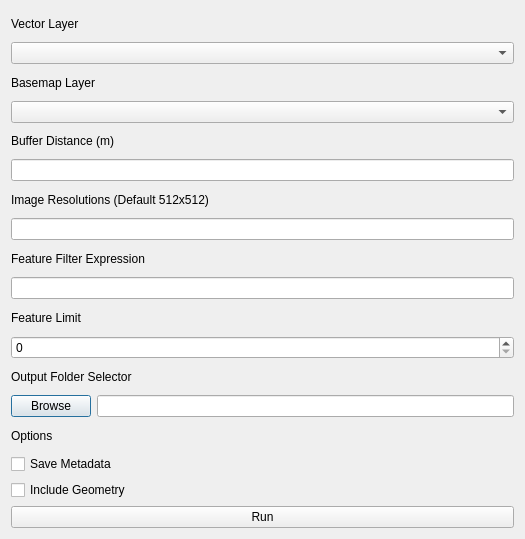
<?xml version="1.0" encoding="UTF-8"?>
<ui version="4.0">
 <class>ScreenshotToolDialogBase</class>
 <widget class="QDialog" name="ScreenshotToolDialogBase">
  <property name="geometry">
   <rect>
    <x>0</x>
    <y>0</y>
    <width>525</width>
    <height>539</height>
   </rect>
  </property>
  <property name="windowTitle">
   <string>Screenshot Tool</string>
  </property>
  <layout class="QVBoxLayout" name="verticalLayout_3">
   <item>
    <widget class="QLabel" name="label">
     <property name="text">
      <string>Vector Layer</string>
     </property>
    </widget>
   </item>
   <item>
    <widget class="QComboBox" name="layerComboBox"/>
   </item>
   <item>
    <widget class="QLabel" name="label_2">
     <property name="text">
      <string>Basemap Layer</string>
     </property>
    </widget>
   </item>
   <item>
    <widget class="QComboBox" name="basemapComboBox"/>
   </item>
   <item>
    <widget class="QLabel" name="label_3">
     <property name="text">
      <string>Buffer Distance (m)</string>
     </property>
    </widget>
   </item>
   <item>
    <widget class="QLineEdit" name="bufferDistanceEdit"/>
   </item>
   <item>
    <widget class="QLabel" name="label_9">
     <property name="text">
      <string>Image Resolutions (Default 512x512)</string>
     </property>
    </widget>
   </item>
   <item>
    <widget class="QLineEdit" name="imageResolutionsEdit"/>
   </item>
   <item>
    <widget class="QLabel" name="label_4">
     <property name="text">
      <string>Feature Filter Expression</string>
     </property>
    </widget>
   </item>
   <item>
    <widget class="QLineEdit" name="filterLineEdit"/>
   </item>
   <item>
    <widget class="QLabel" name="label_5">
     <property name="text">
      <string>Feature Limit</string>
     </property>
    </widget>
   </item>
   <item>
    <widget class="QSpinBox" name="limitSpinBox"/>
   </item>
   <item>
    <widget class="QLabel" name="label_6">
     <property name="text">
      <string>Output Folder Selector</string>
     </property>
    </widget>
   </item>
   <item>
    <layout class="QHBoxLayout" name="horizontalLayout">
     <item>
      <widget class="QPushButton" name="browseButton">
       <property name="text">
        <string>Browse</string>
       </property>
      </widget>
     </item>
     <item>
      <widget class="QLineEdit" name="outputLineEdit"/>
     </item>
    </layout>
   </item>
   <item>
    <widget class="QLabel" name="label_7">
     <property name="text">
      <string>Options</string>
     </property>
    </widget>
   </item>
   <item>
    <widget class="QCheckBox" name="metadataCheckBox">
     <property name="text">
      <string>Save Metadata</string>
     </property>
    </widget>
   </item>
   <item>
    <widget class="QCheckBox" name="geometryCheckBox">
     <property name="text">
      <string>Include Geometry</string>
     </property>
    </widget>
   </item>
   <item>
    <widget class="QPushButton" name="runButton">
     <property name="text">
      <string>Run</string>
     </property>
    </widget>
   </item>
  </layout>
 </widget>
 <resources/>
 <connections/>
</ui>
